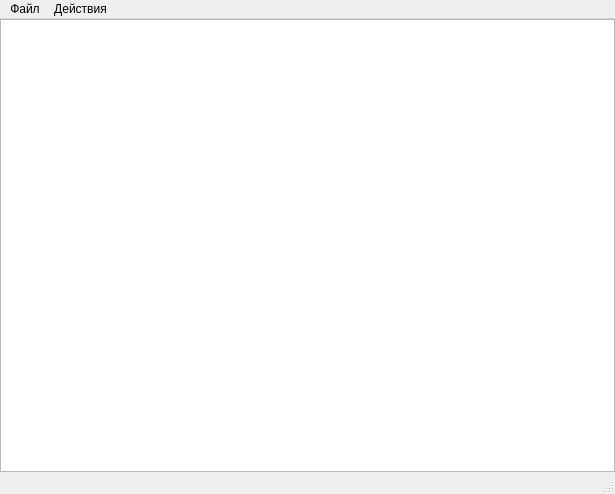
<?xml version="1.0" encoding="UTF-8"?>
<ui version="4.0">
 <class>MainWindow</class>
 <widget class="QMainWindow" name="MainWindow">
  <property name="geometry">
   <rect>
    <x>0</x>
    <y>0</y>
    <width>615</width>
    <height>494</height>
   </rect>
  </property>
  <property name="windowTitle">
   <string>DB TreeView</string>
  </property>
  <widget class="QWidget" name="centralwidget">
   <layout class="QVBoxLayout">
    <property name="spacing">
     <number>0</number>
    </property>
    <property name="leftMargin">
     <number>0</number>
    </property>
    <property name="topMargin">
     <number>0</number>
    </property>
    <property name="rightMargin">
     <number>0</number>
    </property>
    <property name="bottomMargin">
     <number>0</number>
    </property>
    <item>
     <widget class="QTreeView" name="view">
      <property name="alternatingRowColors">
       <bool>true</bool>
      </property>
      <property name="selectionBehavior">
       <enum>QAbstractItemView::SelectItems</enum>
      </property>
      <property name="horizontalScrollMode">
       <enum>QAbstractItemView::ScrollPerPixel</enum>
      </property>
      <property name="animated">
       <bool>false</bool>
      </property>
      <property name="allColumnsShowFocus">
       <bool>true</bool>
      </property>
     </widget>
    </item>
   </layout>
  </widget>
  <widget class="QMenuBar" name="menubar">
   <property name="geometry">
    <rect>
     <x>0</x>
     <y>0</y>
     <width>615</width>
     <height>21</height>
    </rect>
   </property>
   <widget class="QMenu" name="fileMenu">
    <property name="title">
     <string>Файл</string>
    </property>
    <addaction name="exitAction"/>
   </widget>
   <widget class="QMenu" name="actionsMenu">
    <property name="title">
     <string>Действия</string>
    </property>
    <addaction name="insertRowAction"/>
    <addaction name="separator"/>
    <addaction name="removeRowAction"/>
    <addaction name="separator"/>
    <addaction name="insertChildAction"/>
   </widget>
   <addaction name="fileMenu"/>
   <addaction name="actionsMenu"/>
  </widget>
  <widget class="QStatusBar" name="statusbar"/>
  <action name="exitAction">
   <property name="text">
    <string>Выйти</string>
   </property>
   <property name="shortcut">
    <string>Ctrl+Q</string>
   </property>
  </action>
  <action name="insertRowAction">
   <property name="text">
    <string>Вставить строку</string>
   </property>
   <property name="shortcut">
    <string>Ctrl+I, R</string>
   </property>
  </action>
  <action name="removeRowAction">
   <property name="text">
    <string>Удалить строку</string>
   </property>
   <property name="shortcut">
    <string>Ctrl+R, R</string>
   </property>
  </action>
  <action name="insertColumnAction">
   <property name="text">
    <string>Insert Column</string>
   </property>
   <property name="shortcut">
    <string>Ctrl+I, C</string>
   </property>
  </action>
  <action name="removeColumnAction">
   <property name="text">
    <string>Remove Column</string>
   </property>
   <property name="shortcut">
    <string>Ctrl+R, C</string>
   </property>
  </action>
  <action name="insertChildAction">
   <property name="text">
    <string>Вставить потомка</string>
   </property>
   <property name="shortcut">
    <string>Ctrl+N</string>
   </property>
  </action>
 </widget>
 <resources/>
 <connections/>
</ui>
